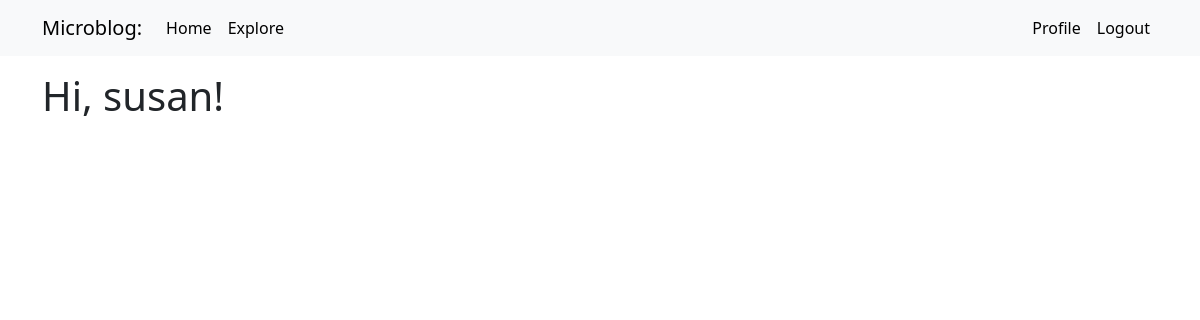
The page /explore (signed in) on the database as committed earlier.
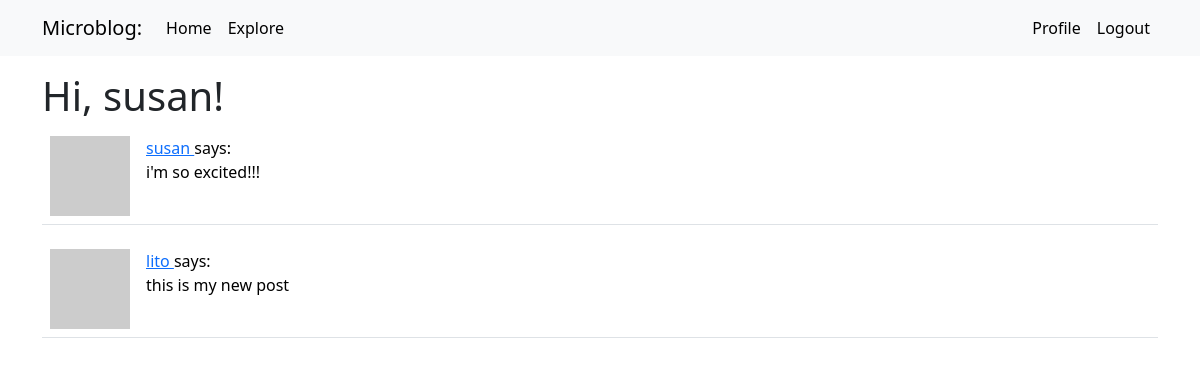
The same page on the database as committed later.
### app/models.py (models this page shows, shortened)
class User(UserMixin,db.Model):
    id: so.Mapped[int] = so.mapped_column(primary_key=True)
    username: so.Mapped[str] = so.mapped_column(sa.String(64), index=True,
                                                unique=True)
    email: so.Mapped[str] = so.mapped_column(sa.String(120), index=True,
                                             unique=True)
    password_hash: so.Mapped[Optional[str]] = so.mapped_column(sa.String(256))
    posts: so.WriteOnlyMapped['Post'] = so.relationship(back_populates = 'author')
    about_me: so.Mapped[Optional[str]] = so.mapped_column(sa.String(140))
    last_seen: so.Mapped[Optional[datetime]] =so.mapped_column(default=lambda: datetime.now(timezone.utc))
    following: so.WriteOnlyMapped['User'] = so.relationship( secondary = followers, primaryjoin = (followers.c.follower_id ==id), secondaryjoin = (followers.c.followed_id == id),back_populates = 'followers')
    followers: so.WriteOnlyMapped['User'] = so.relationship(secondary= followers, primaryjoin = (followers.c.followed_id ==id), secondaryjoin= (followers.c.follower_id == id), back_populates = 'following')
    def avatar(self,size):
        digest = md5(self.email.lower().encode('utf-8')).hexdigest()
        return f'https://www.gravatar.com/avatar/{digest}?d=monsterid&s={size}'

class Post(db.Model):
    id:so.Mapped[int] = so.mapped_column(primary_key=True)
    body: so.Mapped[str] = so.mapped_column(sa.String(140))
    timestamp: so.Mapped[datetime] = so.mapped_column(
        index=True, default=lambda: datetime.now(timezone.utc))
    user_id: so.Mapped[int] = so.mapped_column(sa.ForeignKey(User.id),
                                               index=True)
    author: so.Mapped[User] = so.relationship(back_populates='posts')

### app/routes.py (the view)
@app.route('/explore')
@login_required
def explore():
    query = sa.select(Post).order_by(Post.timestamp.desc())
    posts =db.session.scalars(query).all()
    return render_template('index.html', title='Explore', posts=posts)

### app/models.py (called while the page is built)
@login.user_loader
def load_user(id):
    return db.session.get(User,int(id))

### app/routes.py (called while the page is built)
@app.before_request
def before_request():
    if current_user.is_authenticated:
        current_user.last_seen = datetime.now(timezone.utc)
        db.session.commit()

### app/templates/index.html (shortened to what this page needs)
{% extends "base.html" %}
{% block content %}
<h1>Hi, {{ current_user.username }}!</h1>
    {% for post in posts %}
        {% include '_post.html' %}
    {% endfor %}
{% endblock %}

### app/templates/base.html (shortened to what this page needs)
<!DOCTYPE html>
<html lang="en">
<head>
    <link
    href="https://cdn.jsdelivr.net/npm/bootstrap@5.3.2/dist/css/bootstrap.min.css"
    rel="stylesheet"
>
</head>
<body>
    <nav class="navbar navbar-expand-lg bg-body-tertiary">
        <div class = "container">
            <a class = "navbar-brand" href = "#">Microblog: </a>
            <div class = "collapse navbar-collapse" id="navbarSupportedContent">
                <ul class = "navbar-nav me-auto mb-2 mb-lg-0">
                    <li class = "nav-item">
                        <a class = "nav-link active" aria-current = "page" href = "{{ url_for('index') }}"> Home </a>
                    </li>
                    <li class = "nav-item">
                        <a class = "nav-link active"  aria-current = "page" href="{{ url_for('explore') }}">Explore</a>
                    </li>
                </ul>
                <ul class = "navbar-nav mb-2 mb-lg-0">
                    {% if current_user.is_anonymous %}
                    <li class = "nav-item">
                        <a class = "nav-link active" aria-current = "page" href = "{{ url_for('login') }}"> Login </a>
                    </li>
                    {% else %}
                    <li class = "nav-item">
                        <a class = "nav-link active" aria-current = "page" href = "{{ url_for('user', username = current_user.username) }}">Profile</a>
                    </li>
                    <li class = "nav-item">
                        <a class = "nav-link active" aria-current = "page" href = "{{ url_for('logout') }}"> Logout </a>
                    </li>
                    {% endif %}
                </ul>
            </div>
        </div>
    </nav>
    <div class = "container mt-3">
        {% block content %}{% endblock %}
    </div>
</body>
</html>

### app/templates/_post.html
<table class = "table table-hover">
    <tr>
        <td width = "70px">
            <a href = "{{ url_for('user', username=post.author.username) }}">
                <img src="{{ post.author.avatar(36) }}">
            </a>
        </td>
        <td>
            <a href="{{ url_for('user', username=post.author.username) }}">
                {{ post.author.username }}
            </a>
            says:<br>{{ post.body }}
        </td>
    </tr>
</table>

Rows that differ between the two databases and show on the page:
added Post: author.username "susan", body "i'm so excited!!!"
added Post: author.username "lito", body "this is my new post"
